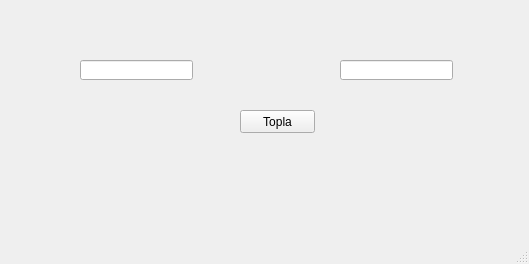
<?xml version="1.0" encoding="UTF-8"?>
<ui version="4.0">
 <class>MainWindow</class>
 <widget class="QMainWindow" name="MainWindow">
  <property name="geometry">
   <rect>
    <x>0</x>
    <y>0</y>
    <width>529</width>
    <height>264</height>
   </rect>
  </property>
  <property name="windowTitle">
   <string>Deneme2</string>
  </property>
  <widget class="QWidget" name="centralwidget">
   <widget class="QPushButton" name="btnTopla">
    <property name="geometry">
     <rect>
      <x>240</x>
      <y>110</y>
      <width>75</width>
      <height>23</height>
     </rect>
    </property>
    <property name="text">
     <string>Topla</string>
    </property>
   </widget>
   <widget class="QLineEdit" name="txtsayi1">
    <property name="geometry">
     <rect>
      <x>80</x>
      <y>60</y>
      <width>113</width>
      <height>20</height>
     </rect>
    </property>
   </widget>
   <widget class="QLineEdit" name="txtsayi2">
    <property name="geometry">
     <rect>
      <x>340</x>
      <y>60</y>
      <width>113</width>
      <height>20</height>
     </rect>
    </property>
   </widget>
   <widget class="QLabel" name="lblToplam">
    <property name="geometry">
     <rect>
      <x>270</x>
      <y>170</y>
      <width>47</width>
      <height>13</height>
     </rect>
    </property>
    <property name="text">
     <string/>
    </property>
   </widget>
  </widget>
  <widget class="QMenuBar" name="menubar">
   <property name="geometry">
    <rect>
     <x>0</x>
     <y>0</y>
     <width>529</width>
     <height>21</height>
    </rect>
   </property>
  </widget>
  <widget class="QStatusBar" name="statusbar"/>
 </widget>
 <resources/>
 <connections/>
</ui>
